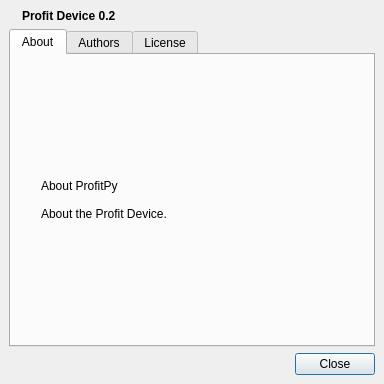
<ui version="4.0" >
 <class>AboutDialog</class>
 <widget class="QDialog" name="AboutDialog" >
  <property name="geometry" >
   <rect>
    <x>0</x>
    <y>0</y>
    <width>384</width>
    <height>384</height>
   </rect>
  </property>
  <property name="windowTitle" >
   <string>About Profit Device</string>
  </property>
  <property name="windowIcon" >
   <iconset resource="profit.qrc" >:/images/icons/blockdevice.png</iconset>
  </property>
  <property name="modal" >
   <bool>true</bool>
  </property>
  <layout class="QVBoxLayout" >
   <property name="margin" >
    <number>9</number>
   </property>
   <property name="spacing" >
    <number>6</number>
   </property>
   <item>
    <layout class="QHBoxLayout" >
     <property name="margin" >
      <number>0</number>
     </property>
     <property name="spacing" >
      <number>6</number>
     </property>
     <item>
      <widget class="QLabel" name="mainIconLabel" >
       <property name="sizePolicy" >
        <sizepolicy>
         <hsizetype>1</hsizetype>
         <vsizetype>1</vsizetype>
         <horstretch>0</horstretch>
         <verstretch>0</verstretch>
        </sizepolicy>
       </property>
       <property name="text" >
        <string/>
       </property>
       <property name="pixmap" >
        <pixmap resource="profit.qrc" >:/images/icons/profitdevice_logo.png</pixmap>
       </property>
      </widget>
     </item>
     <item>
      <widget class="QLabel" name="mainTextLabel" >
       <property name="sizePolicy" >
        <sizepolicy>
         <hsizetype>5</hsizetype>
         <vsizetype>5</vsizetype>
         <horstretch>1</horstretch>
         <verstretch>1</verstretch>
        </sizepolicy>
       </property>
       <property name="text" >
        <string>&lt;b>Profit Device 0.2&lt;/b></string>
       </property>
      </widget>
     </item>
    </layout>
   </item>
   <item>
    <widget class="QTabWidget" name="tabWidget" >
     <property name="currentIndex" >
      <number>0</number>
     </property>
     <widget class="QWidget" name="aboutTab" >
      <attribute name="title" >
       <string>About</string>
      </attribute>
      <layout class="QVBoxLayout" >
       <property name="margin" >
        <number>30</number>
       </property>
       <property name="spacing" >
        <number>6</number>
       </property>
       <item>
        <widget class="QLabel" name="aboutText" >
         <property name="text" >
          <string>About ProfitPy

About the Profit Device.</string>
         </property>
        </widget>
       </item>
      </layout>
     </widget>
     <widget class="QWidget" name="authorsTab" >
      <attribute name="title" >
       <string>Authors</string>
      </attribute>
      <layout class="QVBoxLayout" >
       <property name="margin" >
        <number>9</number>
       </property>
       <property name="spacing" >
        <number>6</number>
       </property>
       <item>
        <widget class="QTextEdit" name="authorsText" >
         <property name="verticalScrollBarPolicy" >
          <enum>Qt::ScrollBarAlwaysOn</enum>
         </property>
         <property name="lineWrapMode" >
          <enum>QTextEdit::NoWrap</enum>
         </property>
         <property name="readOnly" >
          <bool>true</bool>
         </property>
        </widget>
       </item>
      </layout>
     </widget>
     <widget class="QWidget" name="licenseTab" >
      <attribute name="title" >
       <string>License</string>
      </attribute>
      <layout class="QVBoxLayout" >
       <property name="margin" >
        <number>9</number>
       </property>
       <property name="spacing" >
        <number>6</number>
       </property>
       <item>
        <widget class="QTextEdit" name="licenseText" >
         <property name="verticalScrollBarPolicy" >
          <enum>Qt::ScrollBarAlwaysOn</enum>
         </property>
         <property name="lineWrapMode" >
          <enum>QTextEdit::NoWrap</enum>
         </property>
         <property name="readOnly" >
          <bool>true</bool>
         </property>
        </widget>
       </item>
      </layout>
     </widget>
    </widget>
   </item>
   <item>
    <widget class="QDialogButtonBox" name="buttonBox" >
     <property name="orientation" >
      <enum>Qt::Horizontal</enum>
     </property>
     <property name="standardButtons" >
      <set>QDialogButtonBox::Close</set>
     </property>
    </widget>
   </item>
  </layout>
 </widget>
 <resources>
  <include location="profit.qrc" />
 </resources>
 <connections>
  <connection>
   <sender>buttonBox</sender>
   <signal>accepted()</signal>
   <receiver>AboutDialog</receiver>
   <slot>accept()</slot>
   <hints>
    <hint type="sourcelabel" >
     <x>248</x>
     <y>254</y>
    </hint>
    <hint type="destinationlabel" >
     <x>157</x>
     <y>274</y>
    </hint>
   </hints>
  </connection>
  <connection>
   <sender>buttonBox</sender>
   <signal>rejected()</signal>
   <receiver>AboutDialog</receiver>
   <slot>reject()</slot>
   <hints>
    <hint type="sourcelabel" >
     <x>316</x>
     <y>260</y>
    </hint>
    <hint type="destinationlabel" >
     <x>286</x>
     <y>274</y>
    </hint>
   </hints>
  </connection>
 </connections>
</ui>
